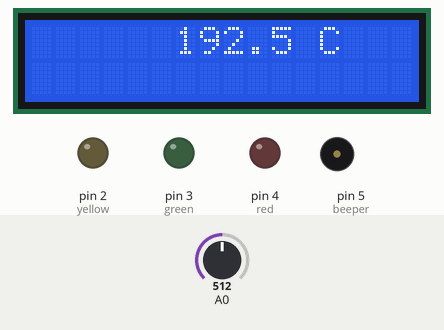
Recording of a sketch running on a simulated Arduino Uno, built with avr-gcc and run on an emulated ATmega328P. Parts: 16×2 character LCD, output pins drawn as LEDs (lit = HIGH), buzzer (waves = sounding, pin HIGH). The test bench sets the inputs (shaded band); at power-on: A0 = 512. What the sketch prints to the serial monitor is not drawn.

Above: at 1.2 s.
1.3 s: A0 set to 178
At 4.1 s:
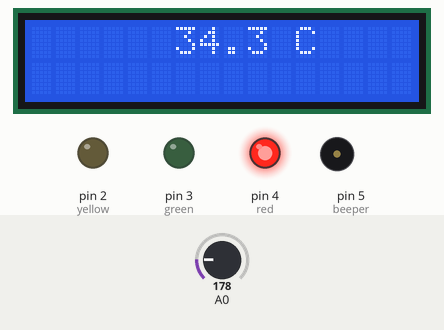
5.7 s: A0 set to 164
At 8.7 s:
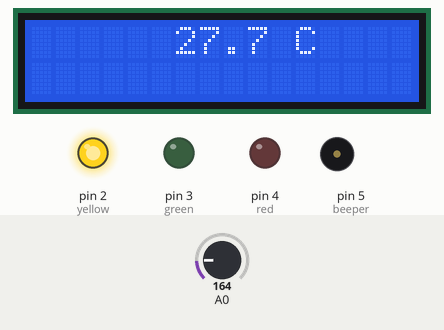
9.0 s: A0 set to 306
At 9.8 s:
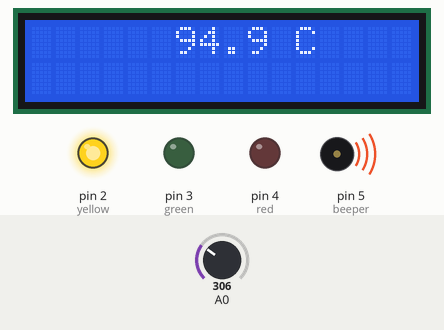
11.6 s: A0 set to 122
At 11.9 s:
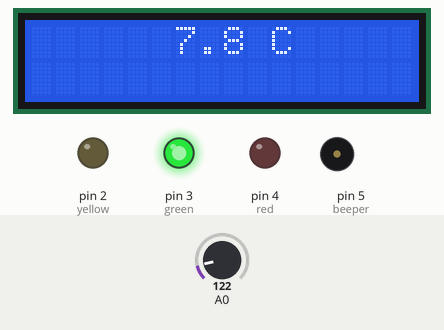
13.2 s: A0 set to 511
At 14.4 s:
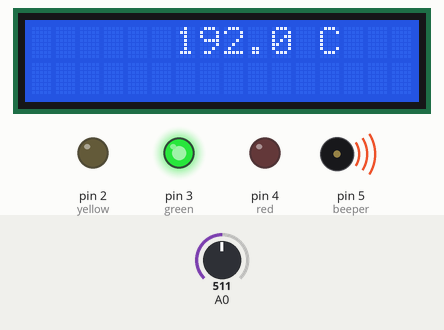
16.1 s: A0 set to 122
At 16.7 s:
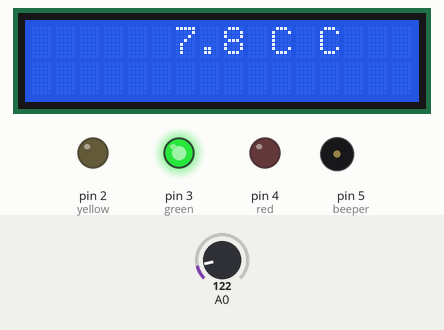
Timing chart, 0 to 18.7 s (numbered marks = the images above; inputs shaded):
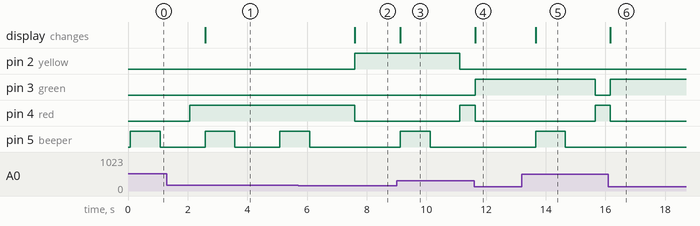

Measured:
- the behaviour switches between 165 and 164 on A0 (found by bisection; images 1 and 2)
- after the input at 1.3 s, the display: changes after 1.3 s (image 1)
- after the input at 5.7 s, pin 2 (yellow): LOW → HIGH after 1.9 s; pin 4 (red): HIGH → LOW after 1.9 s; pin 5 (beeper): goes on until 6.1 s, then stays LOW; the display: changes after 1.9 s (image 2)
- after the input at 9.0 s, pin 2 (yellow): HIGH → LOW after 2.1 s; pin 4 (red): LOW → HIGH after 2.1 s; pin 5 (beeper): LOW → HIGH after 0.12 s, → LOW 1.0 s later; the display: changes after 0.12 s (image 3)
- after the input at 11.6 s, pin 3 (green): LOW → HIGH at once; pin 4 (red): HIGH → LOW at once; pin 5 (beeper): stays LOW (without the input it goes to HIGH after 0.03 s); the display: changes at once (image 4)
- after the input at 13.2 s, pin 3 (green): HIGH → LOW after 2.5 s; pin 4 (red): LOW → HIGH after 2.5 s; pin 5 (beeper): LOW → HIGH after 0.46 s, → LOW 1.0 s later; the display: changes after 0.46 s (image 5)
- after the input at 16.1 s, pin 3 (green): LOW → HIGH after 0.07 s; pin 4 (red): HIGH → LOW after 0.07 s; pin 5 (beeper): stays LOW (without the input it goes to HIGH after 0.07 s); the display: changes after 0.07 s (image 6)

The sketch:

server-monitor.ino
```cpp
#include <LiquidCrystal_I2C.h>

const double criticalTemp = 28.00;

const int green = 3;
const int yellow = 2;
const int red = 4;
const int beeper = 5;

LiquidCrystal_I2C lcd(0x27, 16, 2);

void setup() {
  lcd.init();
  lcd.backlight();
  lcd.setCursor(0, 0);

  Serial.begin(9600);

  pinMode(green, OUTPUT);
  pinMode(yellow, OUTPUT);
  pinMode(red, OUTPUT);

  pinMode(beeper, OUTPUT);
}

void loop() {
  double voltage = analogRead(0) * (4.85 / 1024.0); // voltage on board was measured at 4.85V instead of 5.0V
  double temp = (voltage - 0.5) * 100.0;
  int debugValue = analogRead(0);

  lcd.setCursor(6, 0);
  lcd.print(temp, 1);
  lcd.print(" C ");

  if (temp >= criticalTemp) {

    digitalWrite(beeper, HIGH);
    delay(1000);
    digitalWrite(beeper, LOW);
    delay(1000);

    digitalWrite(red, HIGH);
    digitalWrite(yellow, LOW);
    digitalWrite(green, LOW);

  } else if (temp >= (criticalTemp - 5)) {

    digitalWrite(beeper, LOW);

    digitalWrite(red, LOW);
    digitalWrite(yellow, HIGH);
    digitalWrite(green, LOW);

  } else {

    digitalWrite(beeper, LOW);

    digitalWrite(red, LOW);
    digitalWrite(yellow, LOW);
    digitalWrite(green, HIGH);

  }

  Serial.println(voltage);
  //Serial.println(temp);

  delay(500);
}
```
